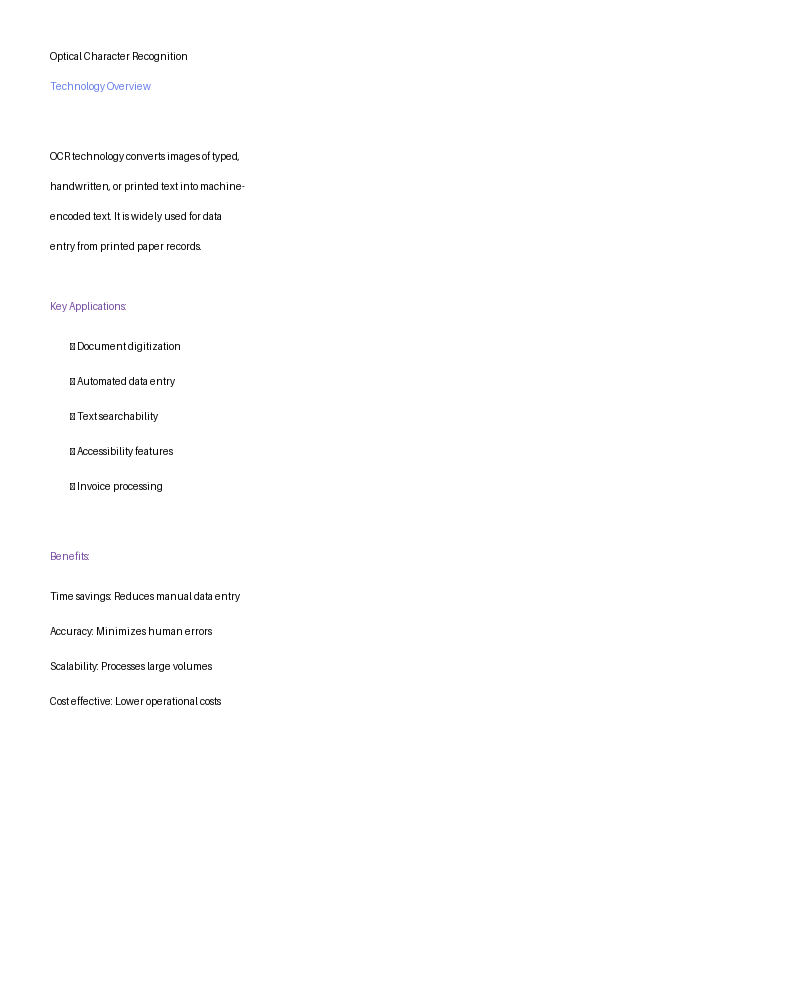
#> input picture sample_images/document.png, 800 x 1000 px
$ python -i image_preprocessing.py   (imports and definitions only)
#> lines starting #> are read from the running program, lines starting #| are printed output that depends on the picture; after the words box and inside, x2 and y2 are one past the last pixel; in counts of white or black regions, pixels touching at a corner belong together
"""Image preprocessing utilities for better OCR accuracy"""
import numpy as np
from PIL import Image
import logging
from typing import Tuple

# cv2 (OpenCV) loads several hundred MB of DLLs and can stall startup on
# Windows for 2-5 minutes. Defer the import until first actual use.

logger = logging.getLogger(__name__)

class ImagePreprocessor:
    """Advanced image preprocessing for OCR"""

    # [36 lines left out: function preprocess_for_engine, not called in this run]

    @staticmethod
    def pil_to_cv2(pil_image: Image.Image) -> np.ndarray:
        """Convert PIL Image to OpenCV format"""
        import cv2
        return cv2.cvtColor(np.array(pil_image), cv2.COLOR_RGB2BGR)

    # [5 lines left out: function cv2_to_pil, not called in this run]

    @staticmethod
    def grayscale(image: np.ndarray) -> np.ndarray:
        """Convert to grayscale"""
        import cv2
        if len(image.shape) == 3:
            return cv2.cvtColor(image, cv2.COLOR_BGR2GRAY)
        return image

    @staticmethod
    def deskew(image: np.ndarray) -> np.ndarray:
        """Auto-rotate skewed image"""
        import cv2
        try:
            if len(image.shape) == 3:
                gray = cv2.cvtColor(image, cv2.COLOR_BGR2GRAY)
            else:
                gray = image.copy()

            _, binary = cv2.threshold(gray, 0, 255, cv2.THRESH_BINARY + cv2.THRESH_OTSU)

            if np.mean(binary) > 127:
                binary = 255 - binary

            coords = np.column_stack(np.where(binary > 0))
            if len(coords) == 0:
                return image

            angle = cv2.minAreaRect(coords)[-1]

            if angle < -45:
                angle = 90 + angle
            elif angle > 45:
                angle = angle - 90

            if abs(angle) > 0.5:
                (h, w) = image.shape[:2]
                center = (w // 2, h // 2)
                M = cv2.getRotationMatrix2D(center, angle, 1.0)
                rotated = cv2.warpAffine(
                    image, M, (w, h),
                    flags=cv2.INTER_CUBIC,
                    borderMode=cv2.BORDER_REPLICATE
                )
                logger.info(f"Image deskewed by {angle:.2f} degrees")
                return rotated

            return image

        except Exception as e:
            logger.error(f"Deskew failed: {str(e)}")
            return image

    @staticmethod
    def enhance_contrast(image: np.ndarray) -> np.ndarray:
        """Apply CLAHE (Contrast Limited Adaptive Histogram Equalization)"""
        import cv2
        try:
            if len(image.shape) == 3:
                gray = cv2.cvtColor(image, cv2.COLOR_BGR2GRAY)
            else:
                gray = image.copy()

            clahe = cv2.createCLAHE(clipLimit=2.0, tileGridSize=(8, 8))
            enhanced = clahe.apply(gray)
            return enhanced

        except Exception as e:
            logger.error(f"Contrast enhancement failed: {str(e)}")
            return image

    @staticmethod
    def remove_noise(image: np.ndarray) -> np.ndarray:
        """Apply noise removal"""
        import cv2
        try:
            denoised = cv2.bilateralFilter(image, 9, 75, 75)
            return denoised
        except Exception as e:
            logger.error(f"Noise removal failed: {str(e)}")
            return image

    @staticmethod
    def adaptive_threshold(image: np.ndarray) -> np.ndarray:
        """Apply adaptive thresholding"""
        import cv2
        try:
            if len(image.shape) == 3:
                gray = cv2.cvtColor(image, cv2.COLOR_BGR2GRAY)
            else:
                gray = image.copy()

            binary = cv2.adaptiveThreshold(
                gray, 255,
                cv2.ADAPTIVE_THRESH_GAUSSIAN_C,
                cv2.THRESH_BINARY,
                11, 2
            )
            return binary

        except Exception as e:
            logger.error(f"Adaptive thresholding failed: {str(e)}")
            return image

    @staticmethod
    def resize_for_ocr(image: np.ndarray, target_height: int = 1200) -> np.ndarray:
        """Resize image to optimal size for OCR"""
        import cv2
        try:
            height, width = image.shape[:2]

            if height < 800 or height > 2400:
                ratio = target_height / height
                new_width = int(width * ratio)
                resized = cv2.resize(
                    image,
                    (new_width, target_height),
                    interpolation=cv2.INTER_CUBIC
                )
                logger.info(f"Image resized from {width}x{height} to {new_width}x{target_height}")
                return resized

            return image

        except Exception as e:
            logger.error(f"Resize failed: {str(e)}")
            return image

    def preprocess(
        self,
        pil_image: Image.Image,
        full_pipeline: bool = True
    ) -> Image.Image:
        """Complete preprocessing pipeline"""
        try:
            # Convert to OpenCV format
            cv2_image = self.pil_to_cv2(pil_image)

            if full_pipeline:
                # Full pipeline for handwritten notes
                cv2_image = self.resize_for_ocr(cv2_image)
                cv2_image = self.deskew(cv2_image)
                cv2_image = self.grayscale(cv2_image)
                cv2_image = self.enhance_contrast(cv2_image)
                cv2_image = self.remove_noise(cv2_image)
                cv2_image = self.adaptive_threshold(cv2_image)
            else:
                # Basic pipeline
                cv2_image = self.grayscale(cv2_image)
                cv2_image = self.enhance_contrast(cv2_image)

            # Convert back to PIL
            # Handle grayscale images
            if len(cv2_image.shape) == 2:
                processed_image = Image.fromarray(cv2_image)
            else:
                processed_image = self.cv2_to_pil(cv2_image)

            logger.info("Image preprocessing completed")
            return processed_image

        except Exception as e:
            logger.error(f"Preprocessing failed: {str(e)}")
            # Return original image if preprocessing fails
            return pil_image

# Global preprocessor instance
image_preprocessor = ImagePreprocessor()

>>> import cv2
>>> picture = cv2.cvtColor(cv2.imread('../sample_images/document.png'), cv2.COLOR_BGR2RGB)
>>> result = ImagePreprocessor().preprocess(picture)
#> in pil_to_cv2, returned value is the input picture: shape (1000, 800, 3); mean B, G, R 253.5, 253.4, 253.4
#> in deskew, `_, binary = cv2.threshold(gray, 0, 255, cv2.THRESH_BINARY + cv2.THRESH..`:
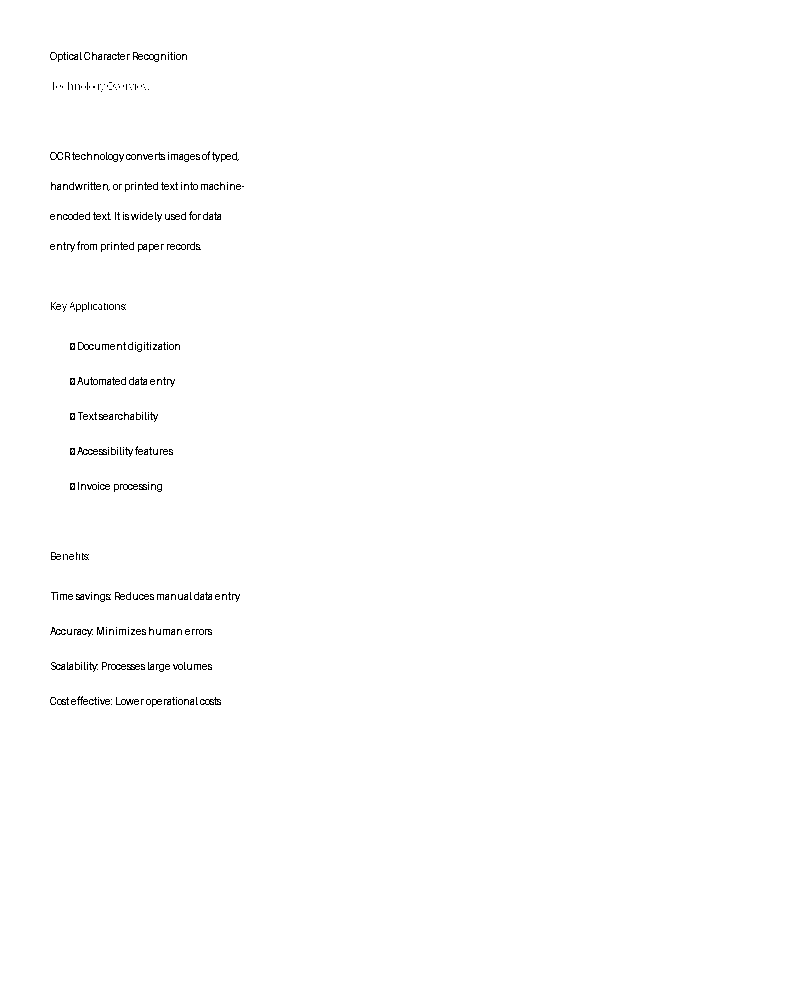
#> binary: shape (1000, 800); 99.3% white; black in thin lines or dots, all inside (x1, y1, x2, y2) = (50, 52, 244, 707)
#> in deskew, `coords = np.column_stack(np.where(binary > 0))`: coords = 5833 pairs, first value 52 to 706, second value 50 to 243
#> in deskew, `angle = cv2.minAreaRect(coords)[-1]`: angle = -90
#> in deskew, `angle = 90 + angle`: angle = 0

$ run again, on sample_images/form.png
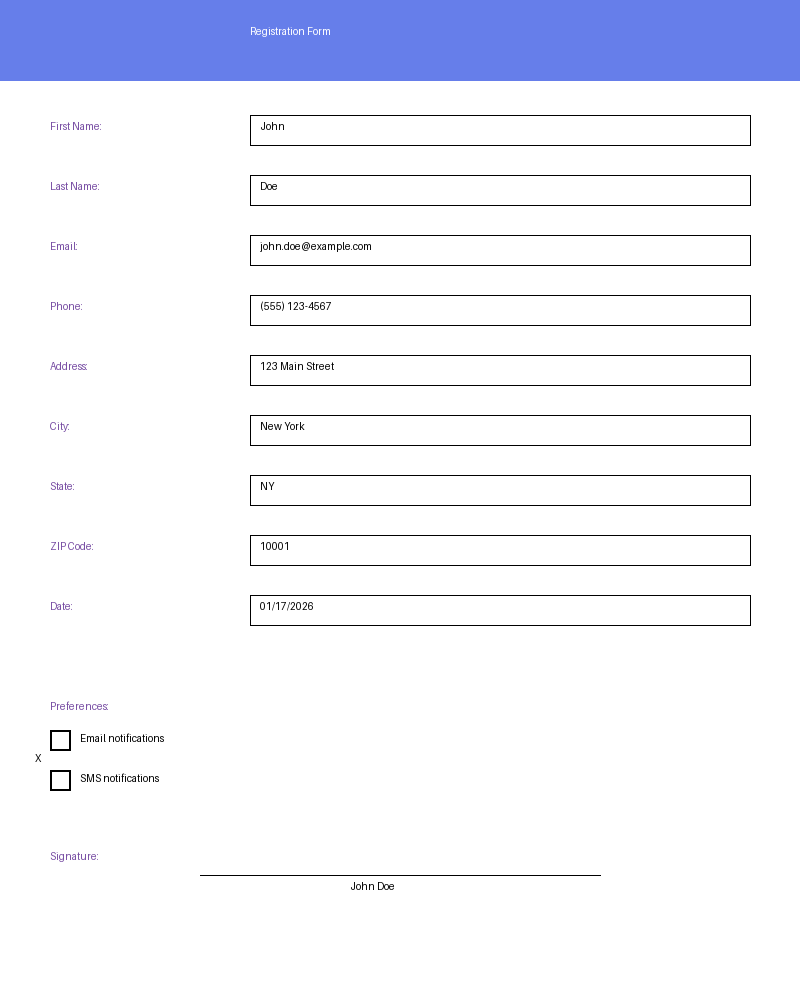
#> input picture sample_images/form.png, 800 x 1000 px
#> in pil_to_cv2, returned value is the input picture: shape (1000, 800, 3); mean B, G, R 249.4, 240.6, 238.7
#> in deskew, `_, binary = cv2.threshold(gray, 0, 255, cv2.THRESH_BINARY + cv2.THRESH..`:
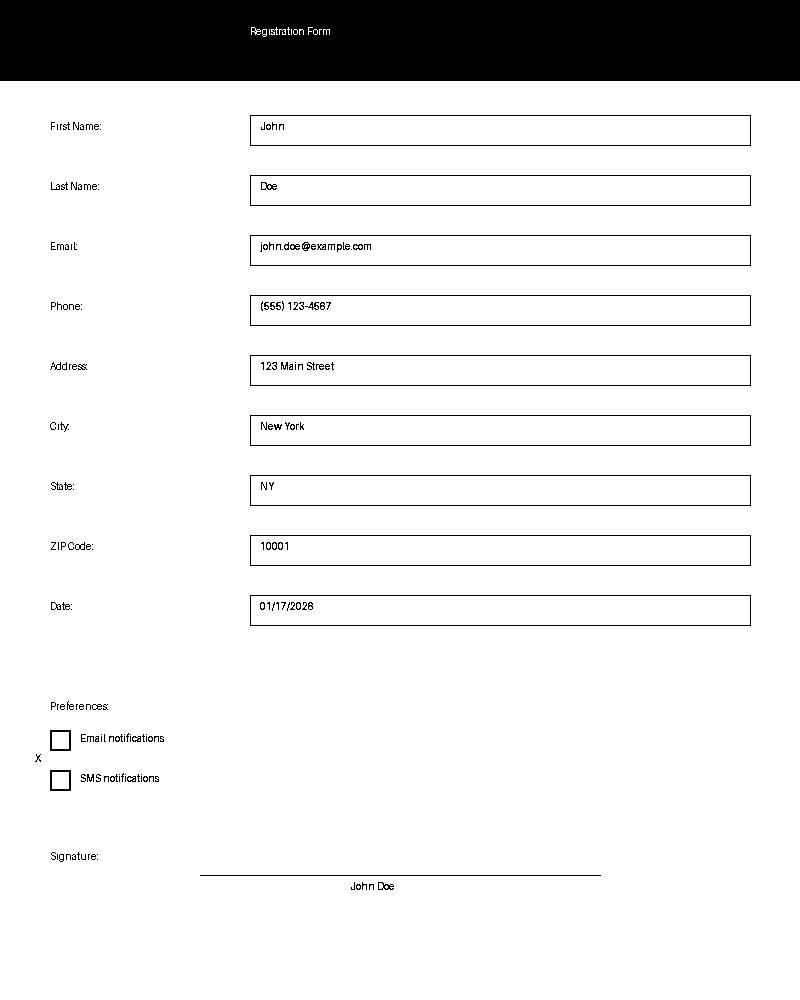
#> binary: shape (1000, 800); 90.3% white; 201 black regions (131 under 20 px), largest, box (x1, y1, x2, y2) and area: (0, 0, 800, 81) 64583, (250, 115, 751, 146) 1060, (250, 175, 751, 206) 1060
#> coords = 77835 pairs, first value 0 to 889, second value 0 to 799
#> in deskew, `angle = cv2.minAreaRect(coords)[-1]`: angle = -90
#> in deskew, `angle = 90 + angle`: angle = 0
#> in adaptive_threshold, `binary = cv2.adaptiveThreshold( gray, 255, cv2.ADAPTIVE_THRESH_GAUSSIA..`:
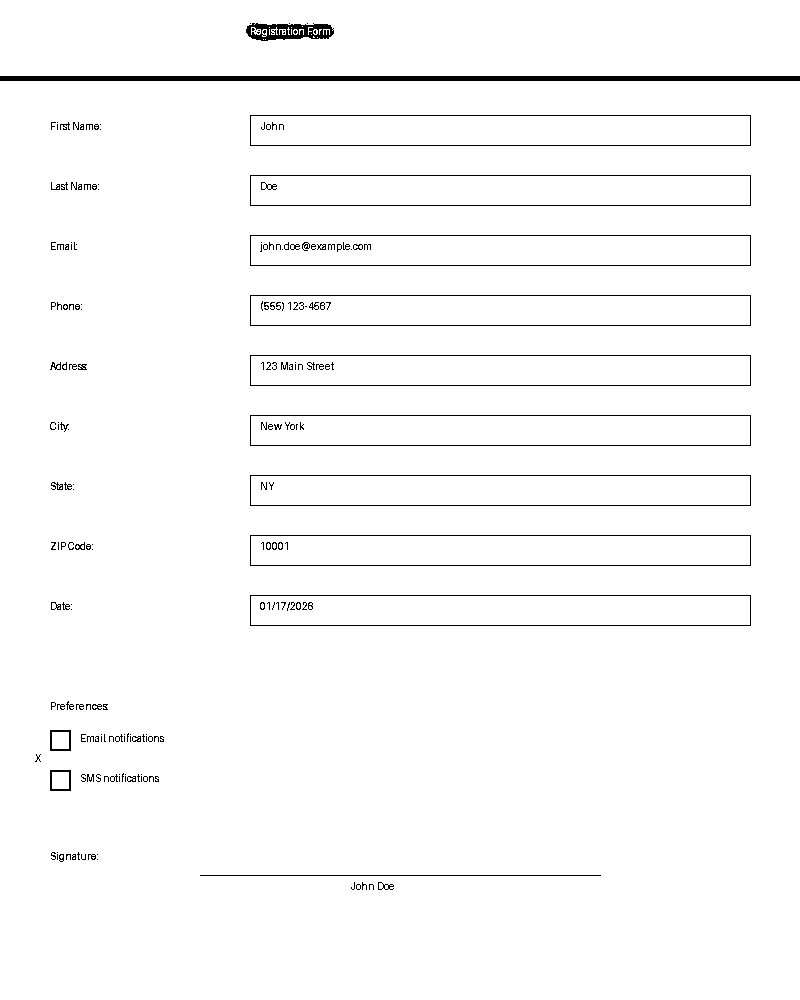
#> binary: shape (1000, 800); 97.7% white; black in thin lines or dots, all inside (x1, y1, x2, y2) = (0, 23, 800, 890)

$ run again, on sample_images/invoice.png
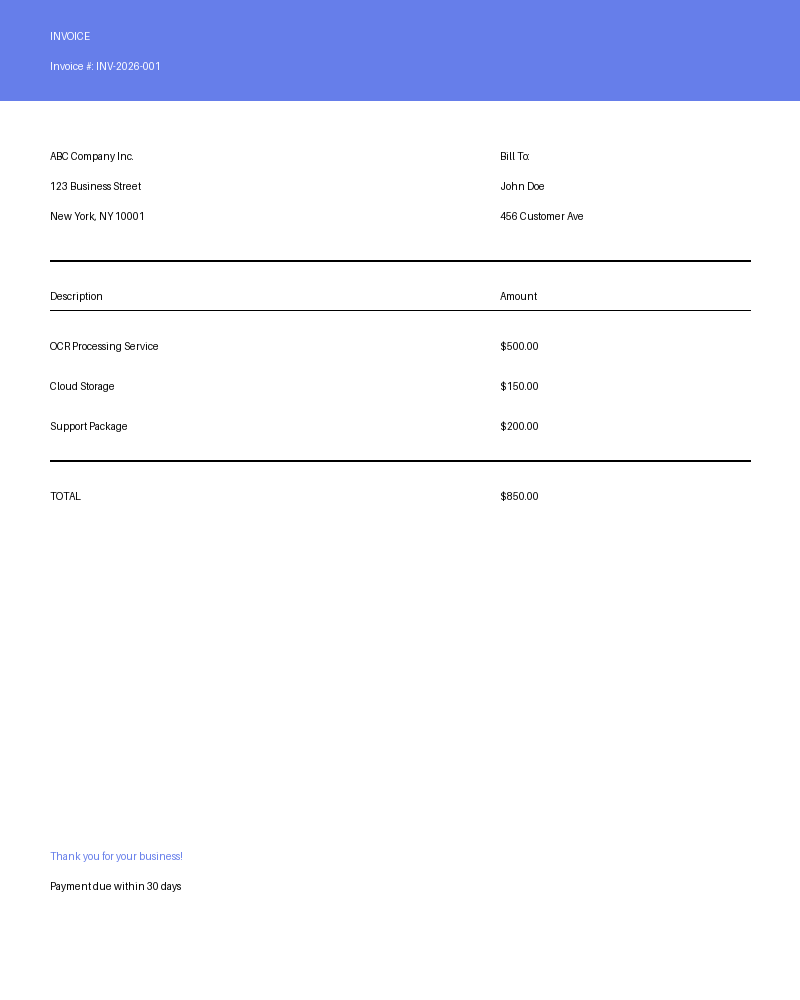
#> input picture sample_images/invoice.png, 800 x 1000 px
#> in pil_to_cv2, returned value is the input picture: shape (1000, 800, 3); mean B, G, R 251, 240.1, 237.6
#> in deskew, `_, binary = cv2.threshold(gray, 0, 255, cv2.THRESH_BINARY + cv2.THRESH..`:
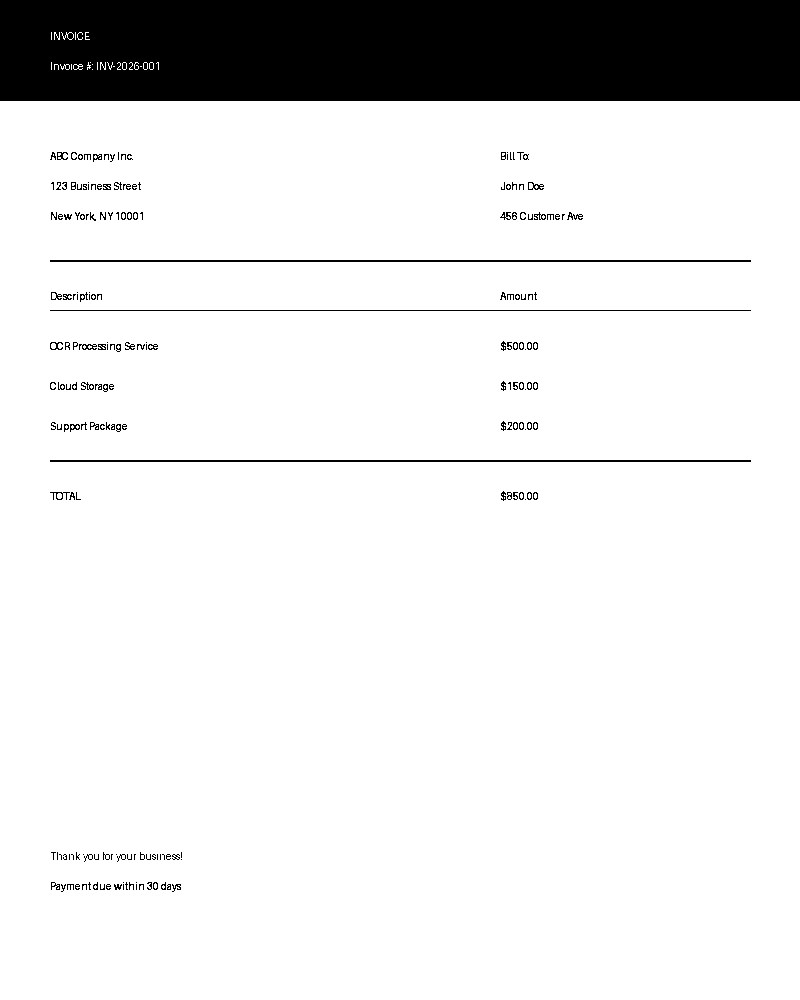
#> binary: shape (1000, 800); 89.1% white; 193 black regions (102 under 20 px), largest, box (x1, y1, x2, y2) and area: (0, 0, 800, 101) 80433, (50, 260, 751, 262) 1402, (50, 460, 751, 462) 1402
#> coords = 87558 pairs, first value 0 to 891, second value 0 to 799
#> in deskew, `angle = cv2.minAreaRect(coords)[-1]`: angle = -90
#> in deskew, `angle = 90 + angle`: angle = 0
#> in adaptive_threshold, `binary = cv2.adaptiveThreshold( gray, 255, cv2.ADAPTIVE_THRESH_GAUSSIA..`:
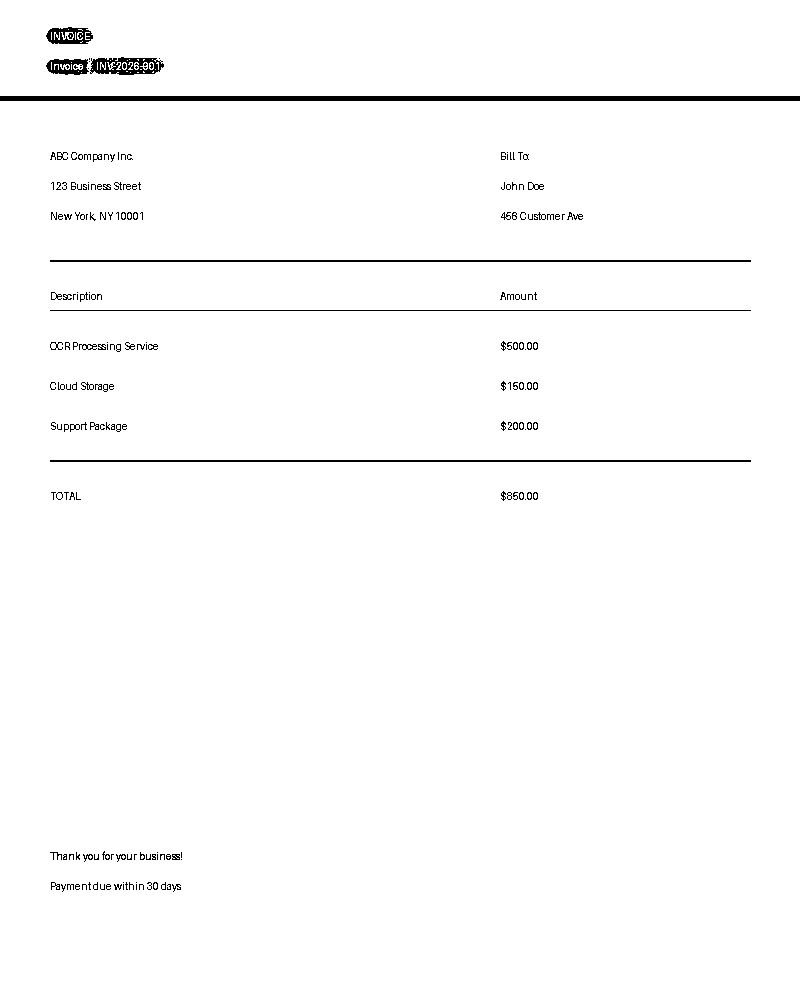
#> binary: shape (1000, 800); 98.4% white; 206 black regions (124 under 20 px), largest, box (x1, y1, x2, y2) and area: (0, 96, 800, 101) 4000, (50, 260, 751, 262) 1402, (50, 460, 751, 462) 1402
